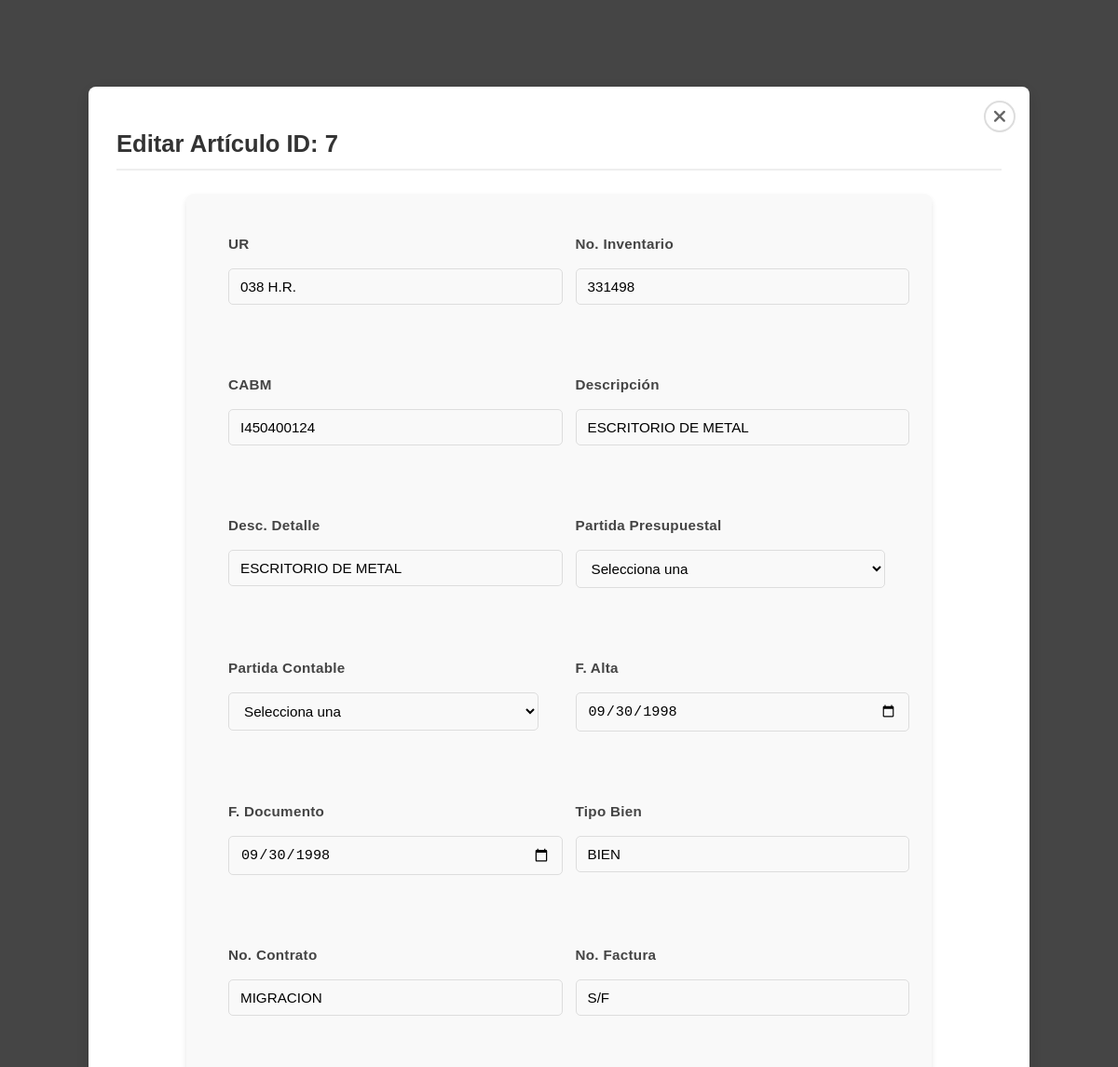
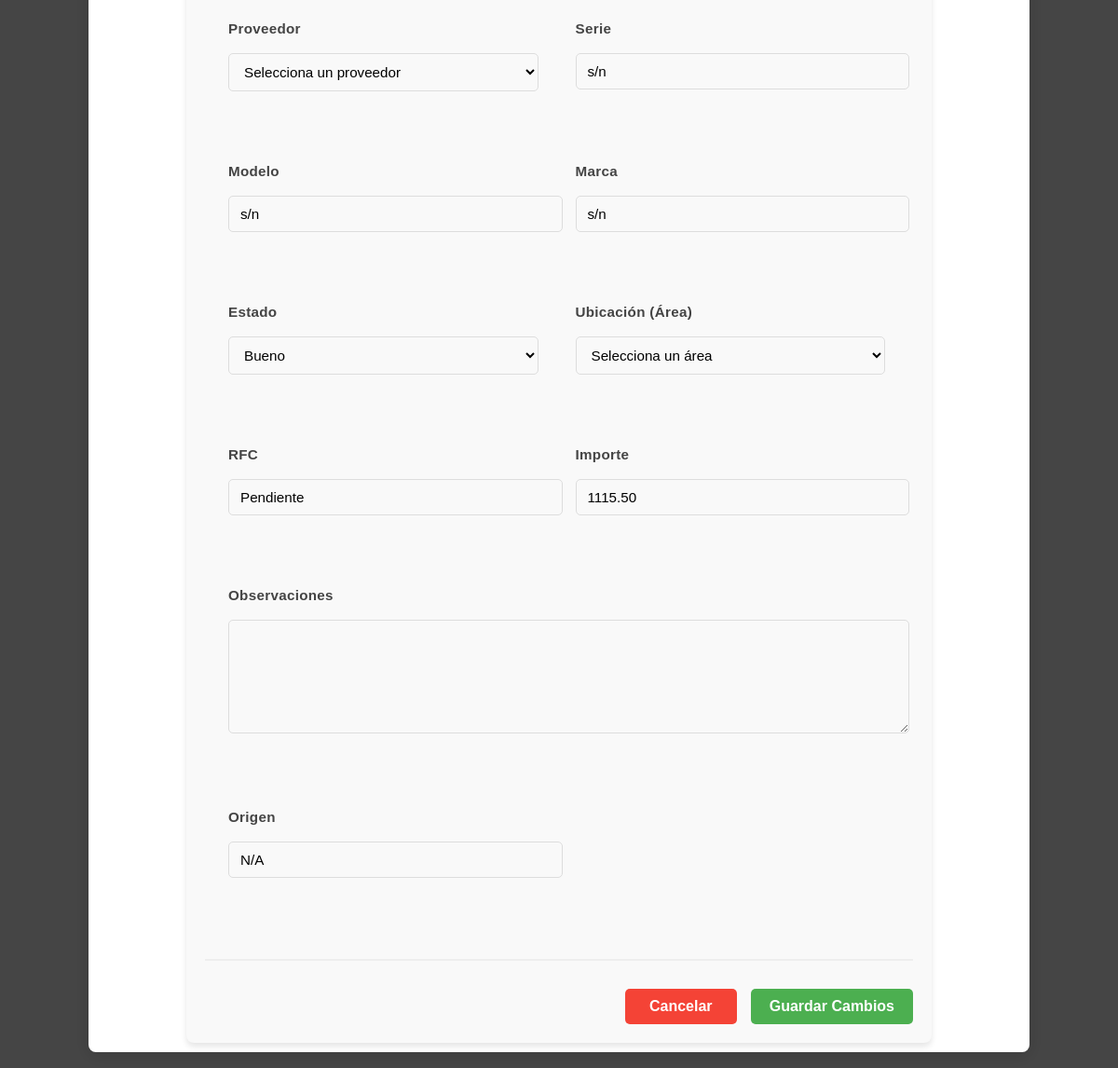
/Panel/actions/editarArticulo.php?id=7, run on the app's committed database (2 pictures, top to bottom).
### tables this page shows
CREATE TABLE `articulos` (
  `id` int(11) NOT NULL,
  `ur` varchar(50) NOT NULL,
  `no_inventario` varchar(50) NOT NULL,
  `cabm` varchar(50) NOT NULL,
  `descripcion` varchar(255) NOT NULL,
  `descripcion_detalle` varchar(255) NOT NULL,
  `partida_presupuestal` varchar(50) NOT NULL,
  `partida_contable` varchar(50) NOT NULL,
  `fecha_alta` date NOT NULL,
  `fecha_documento` date NOT NULL,
  `tipo_bien` varchar(100) NOT NULL,
  `no_contrato` varchar(50) NOT NULL,
  `no_factura` varchar(50) NOT NULL,
  `proveedor` varchar(100) NOT NULL,
  `serie` varchar(50) DEFAULT NULL,
  `modelo` varchar(50) DEFAULT NULL,
  `marca` varchar(50) DEFAULT NULL,
  `estado_bien` enum('Bueno','Regular','Malo') NOT NULL,
  `ubicacion` varchar(100) NOT NULL,
  `rfc_responsable` varchar(20) NOT NULL,
  `importe` decimal(10,2) NOT NULL,
  `observaciones` text DEFAULT NULL,
  `origen` varchar(100) NOT NULL,
  `fecha_registro` timestamp NOT NULL DEFAULT current_timestamp()
);

### Panel/actions/editarArticulo.php (the view, shortened to what this page needs)
<?php
require_once __DIR__ . '/../../config/conexion.php';
$id = isset($_GET['id']) ? intval($_GET['id']) : 0;
$query = "SELECT * FROM articulos WHERE id = $id";
$result = mysqli_query($conectar, $query);
$articulo = mysqli_fetch_assoc($result);
?>
<!DOCTYPE html>
<html lang="es">
<head>
    <link rel="stylesheet" href="../../CSS/admin.css">
    <link rel="stylesheet" href="../../CSS/inventario.css">
    <link rel="stylesheet" href="../../CSS/modal.css">
    <link rel="stylesheet" href="https://cdnjs.cloudflare.com/ajax/libs/font-awesome/6.7.2/css/all.min.css">
</head>
<body>
    <div class="modal-overlay">
        <div class="modal-container">
            <span class="modal-close" onclick="window.location.href='../tablas/tablaArticulos.php'">
                <i class="fas fa-times"></i>
            </span>
            <h2 class="modal-title">Editar Artículo ID: <?= $articulo['id'] ?></h2>
            <form method="POST" action="">
                <div class="form-grid">
                    <div class="form-group"><label>UR</label><input type="text" name="ur" value="<?= $articulo['ur'] ?>" required></div>
                    <div class="form-group"><label>No. Inventario</label><input type="text" name="no_inventario" value="<?= $articulo['no_inventario'] ?>" required></div>
                    <div class="form-group"><label>CABM</label><input type="text" name="cabm" value="<?= $articulo['cabm'] ?>"></div>
                    <div class="form-group"><label>Descripción</label><input type="text" name="descripcion" value="<?= $articulo['descripcion'] ?>" required></div>
                    <div class="form-group"><label>Desc. Detalle</label><input type="text" name="descripcion_detalle" value="<?= $articulo['descripcion_detalle'] ?>"></div>
                    <div class="form-group">
                        <label>Partida Presupuestal</label>
                        <select name="partida_presupuestal" required>
                            <option value="">Selecciona una</option>
                        </select>
                    </div>
                    <div class="form-group">
                        <label>Partida Contable</label>
                        <select name="partida_contable" required>
                            <option value="">Selecciona una</option>
                        </select>
                    </div>
                    <div class="form-group"><label>F. Alta</label><input type="date" name="fecha_alta" value="<?= $articulo['fecha_alta'] ?>"></div>
                    <div class="form-group"><label>F. Documento</label><input type="date" name="fecha_documento" value="<?= $articulo['fecha_documento'] ?>"></div>
                    <div class="form-group"><label>Tipo Bien</label><input type="text" name="tipo_bien" value="<?= $articulo['tipo_bien'] ?>"></div>
                    <div class="form-group"><label>No. Contrato</label><input type="text" name="no_contrato" value="<?= $articulo['no_contrato'] ?>"></div>
                    <div class="form-group"><label>No. Factura</label><input type="text" name="no_factura" value="<?= $articulo['no_factura'] ?>"></div>
                    <div class="form-group">
                        <label>Proveedor</label>
                        <select name="proveedor_id" required>
                            <option value="">Selecciona un proveedor</option>
                        </select>
                    </div>
                    <div class="form-group"><label>Serie</label><input type="text" name="serie" value="<?= $articulo['serie'] ?>"></div>
                    <div class="form-group"><label>Modelo</label><input type="text" name="modelo" value="<?= $articulo['modelo'] ?>"></div>
                    <div class="form-group"><label>Marca</label><input type="text" name="marca" value="<?= $articulo['marca'] ?>"></div>
                    <div class="form-group">
                        <label>Estado</label>
                        <select name="estado_bien" required>
                            <option value="Bueno" <?= $articulo['estado_bien'] == 'Bueno' ? 'selected' : '' ?>>Bueno</option>
                        </select>
                    </div>
                    <div class="form-group">
                        <label>Ubicación (Área)</label>
                        <select name="ubicacion" required>
                            <option value="">Selecciona un área</option>
                        </select>
                    </div>
                    <div class="form-group"><label>RFC</label><input type="text" name="rfc_responsable" value="<?= $articulo['rfc_responsable'] ?>"></div>
                    <div class="form-group"><label>Importe</label><input type="number" step="0.01" name="importe" value="<?= $articulo['importe'] ?>"></div>
                    <div class="form-group full-width"><label>Observaciones</label><textarea name="observaciones"><?= $articulo['observaciones'] ?></textarea></div>
                    <div class="form-group"><label>Origen</label><input type="text" name="origen" value="<?= $articulo['origen'] ?>"></div>
                </div>
                <div class="form-actions">
                    <button type="button" class="btn btn-cancel" onclick="window.location.href='../tablas/tablaArticulos.php'">Cancelar</button>
                    <button type="submit" class="btn btn-save">Guardar Cambios</button>
                </div>
            </form>
        </div>
    </div>
</body>
</html>

### CSS/admin.css (style rules this page uses)
html, body { height: 100%; margin: 0; padding: 0; font-family: Arial, sans-serif; background-color: #e7e7e7; display: flex; flex-direction: column; }

### CSS/inventario.css (style rules this page uses)
form { width: 80%; margin: 0 auto; padding: 20px; background-color: #f9f9f9; border-radius: 8px; box-shadow: 0 4px 6px rgba(0, 0, 0, 0.1); }
h2 { color: #333; font-size: 1.5rem; margin-bottom: 20px; }
label { font-size: 1rem; color: #333; display: block; margin-bottom: 8px; }
input, select, textarea { width: 100%; padding: 10px; margin-bottom: 15px; border: 1px solid #ccc; border-radius: 4px; font-size: 1rem; background-color: #fff; }
select { cursor: pointer; font-size: 1rem; }
textarea { width: 100%; padding: 10px; height: 43px; resize: vertical; border: 1px solid #ccc; border-radius: 4px; font-size: 1rem; background-color: #fff; }
input, select, textarea, button { margin-top: 10px; }
input, select { transition: all 0.3s ease; }

### CSS/modal.css (style rules this page uses)
.modal-overlay { position: fixed; top: 0; left: 0; right: 0; bottom: 0; background-color: rgba(0,0,0,0.7); display: flex; justify-content: center; align-items: center; z-index: 1000; }
.modal-container { background-color: white; padding: 25px 30px; border-radius: 8px; width: 85%; max-width: 950px; max-height: 90vh; overflow-y: auto; position: relative; box-shadow: 0 4px 20px rgba(0,0,0,0.15); }
.modal-close { position: absolute; top: 15px; right: 15px; font-size: 1.2rem; cursor: pointer; color: #666; background-color: white; width: 30px; height: 30px; border-radius: 50%; display: flex; justify-content: center; align-items: center; border: 2px solid #ddd; transition: all 0.3s ease; }
.modal-title { margin-bottom: 25px; color: #333; border-bottom: 2px solid #eee; padding-bottom: 12px; font-size: 1.6rem; font-weight: 600; }
.form-grid { display: grid; grid-template-columns: repeat(auto-fill, minmax(320px, 1fr)); gap: 40px; margin-bottom: 15px; padding: 25px; padding-right: 30px; }
.form-group { margin-bottom: 22px; }
.form-group label { display: block; margin-bottom: 8px; font-weight: 600; color: #444; font-size: 0.95rem; letter-spacing: 0.3px; }
.form-group input, .form-group select, .form-group textarea { width: 100%; padding: 10px 12px; border: 1px solid #ddd; border-radius: 5px; font-size: 0.95rem; transition: all 0.2s; background-color: #f9f9f9; }
.form-group textarea { min-height: 100px; resize: vertical; line-height: 1.5; }
.form-actions { display: flex; justify-content: flex-end; gap: 15px; margin-top: 25px; padding-top: 20px; border-top: 2px solid #eee; }
.btn { padding: 10px 20px; border: none; border-radius: 5px; cursor: pointer; font-weight: 600; font-size: 1rem; transition: all 0.2s; min-width: 120px; }
.btn-save { background-color: #4CAF50; color: white; }
.btn-cancel { background-color: #f44336; color: white; }
.full-width { grid-column: 1 / -1; }

### data on the page
articulos: id "7", no_inventario "331498", cabm "I450400124", descripcion "ESCRITORIO DE METAL", descripcion_detalle "ESCRITORIO DE METAL", fecha_alta "09/30/1998", fecha_documento "09/30/1998", tipo_bien "BIEN", no_contrato "MIGRACION", no_factura "S/F", serie "s/n", modelo "s/n", marca "s/n", estado_bien "Bueno", rfc_responsable "Pendiente", importe "1115.50", origen "N/A"
